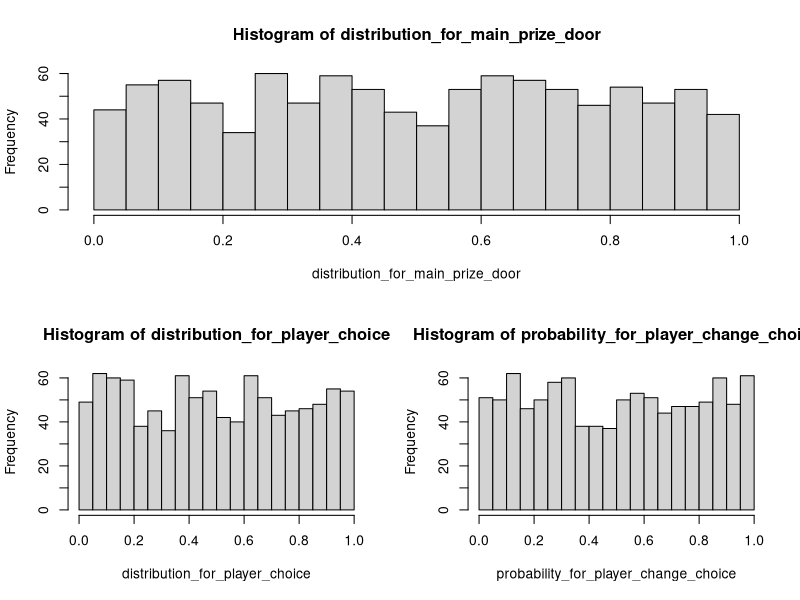

Here is the R script that generated this plot:
distribution_for_main_prize_door<-stats::runif(n = 1000,0,1)
distribution_for_player_choice<-stats::runif(n = 1000,0,1)
probability_for_player_change_choice<-stats::runif(n = 1000,0,1)
layout(matrix(c(1,1,2,3), 2, 2, byrow = TRUE))
hist(distribution_for_main_prize_door, breaks = 25,)
hist(distribution_for_player_choice, breaks = 25)
hist(probability_for_player_change_choice, breaks = 25)
